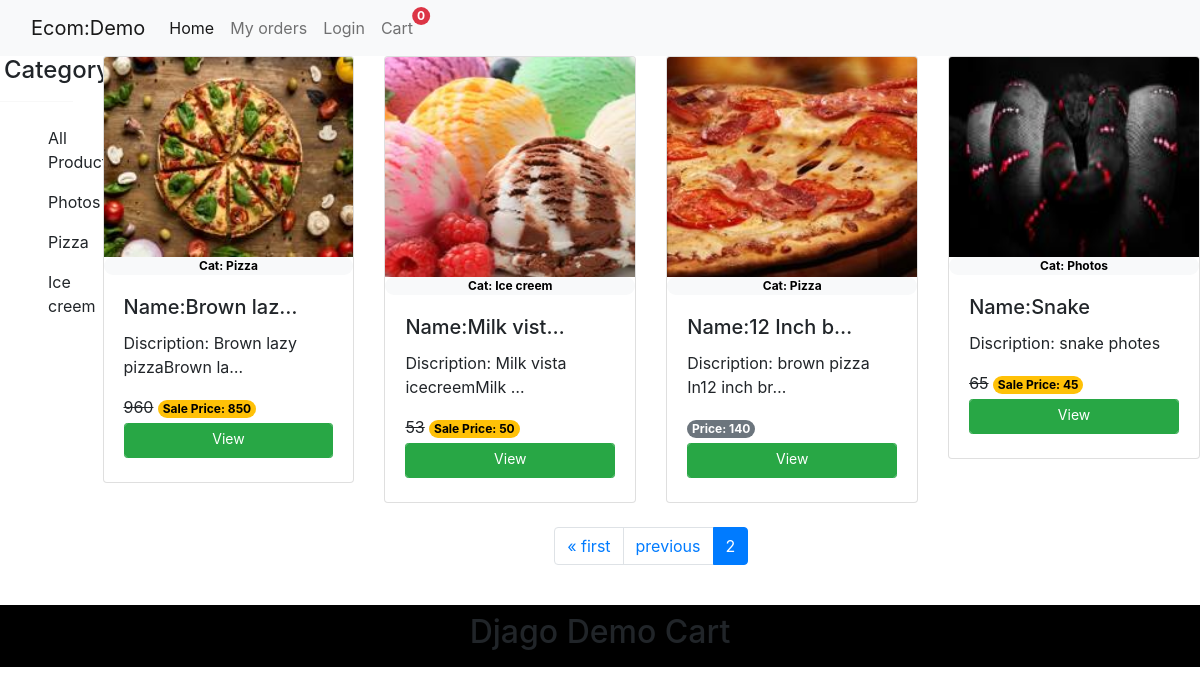
Screenshot of /?page=2 with the database file from the repository.
### store/models.py (models this page shows, shortened)
class Category(models.Model):
    name = models.CharField(max_length=50)
    slug = models.SlugField(unique=True)

class Product(models.Model):
    category = models.ForeignKey(Category, on_delete=models.CASCADE)
    name = models.CharField(max_length=50)
    discription = models.CharField(max_length=500)
    image = models.ImageField(upload_to='static/products/photos')
    price = models.IntegerField()
    sale_price = models.IntegerField(null=True, blank=True)

### store/views.py (the view)
# urls.py: 2. Add a URL to urlpatterns:  path('', views.home, name='home')
def home(request,id=None):
    if id:
        products=Product.objects.all().filter(category__id=id)
    else:
        products = Product.objects.all().order_by('?')
    p=cart_id(request)
    print(request.user)
    paginator =Paginator(products,4)
    page_number = request.GET.get("page")
    page_obj = paginator .get_page(page_number)
    context = {
        'products': products,
        'page_obj':page_obj
    }
    return render(request, 'store/home.html', context)

### cart/context_processor.py (called while the page is built)
def count(request):
    order_count = OrderItem.objects.filter(
        cart__name=request.session.session_key).count()
    return dict(order_count=order_count)

def category(request):
    cat = Category.objects.all()
    return dict(cat=cat)

### cart/views.py (called while the page is built)
def cart_id(request):
    id = request.session.session_key
    if not id:
        id = request.session.create()
    return id

### templates/store/home.html (shortened to what this page needs)
{% extends 'store/base.html' %}
{% block bodyblock %}
<div class="row">
    <div class="col-1">
        <h4 class="text-center ml-1">Category</h4>
        <hr>
        <ul>
            <a class="nav-link" href="/">All Products</a>
            {% for category in cat %}
            <a class="nav-link" href="/{{category.id}}">{{category.name}} </a>
            {% endfor %}
        </ul>
    </div>
    <div class="col-11 mb-2 ">
        <div class="row g-2">
            {% for product in page_obj %}
            <div class="col-3">
                <div class="card">
                    <img src="{{product.image.url}}" class="card-img-top" alt="image"
                        style=" min-width: 200px; min-height: 200px; max-height: 220px;">
                    <span class="badge rounded-pill text-bg-light">Cat: {{product.category.name}} </span>
                    <div class="card-body">
                        <h5 class="card-title">Name:{{product.name | truncatechars:10}} </h5>
                        <p class="card-text">Discription: {{product.discription | truncatechars:25}}
                        </p>
                        {% if product.sale_price %}
                        <del>{{product.price}}</del>
                        <span class="badge rounded-pill text-bg-warning">Sale Price: {{product.sale_price}}</span>
                        {% else %}
                        <span class="badge rounded-pill text-bg-secondary">Price: {{product.price}}</span>
                        {% endif %}
                        <div><a class="btn btn-success btn-sm form-control my-1" href="/product/{{product.id}}">View</a>
                        </div>
                    </div>
                </div>
            </div>
            {% endfor %}
        </div>
        <nav aria-label="Page navigation example ">
            <ul class="pagination justify-content-center my-4">
                {% if page_obj.has_previous %}
                <li class="page-item">
                    <a class="page-link" href="?page=1">&laquo; first</a>
                </li>
                <li class="page-item">
                    <a class="page-link " href="?page={{ page_obj.previous_page_number }}">previous</a>
                </li>
                {% endif %}
                <li class="page-item active" aria-current="page">
                    <a class="page-link" href="">{{ page_obj.number }}
                    </a>
                </li>
            </ul>
        </nav>
    </div>
</div>
<footer>
    <div class="container-fluid" style="background-color: black;">
        <div class="text-center m-2 p-2">
            <h2>Djago Demo Cart</h2>
        </div>
    </div>
</footer>
{% endblock %}

### rows the page displays
Category: name "Photos"
Category: name "Pizza"
Category: name "Ice creem"
Product: image (picture), category.name "Pizza", name "Brown laz…", discription "Brown lazy pizzaBrown la…", price "960", sale_price "850"
Product: image (picture), category.name "Ice creem", name "Milk vist…", discription "Milk vista icecreemMilk …", price "53", sale_price "50"
Product: image (picture), category.name "Pizza", name "12 Inch b…", discription "brown pizza In12 inch br…", price "140"
Product: image (picture), category.name "Photos", name "Snake", discription "snake photes", price "65", sale_price "45"

### other values shown
{{ order_count }} "0"
{{ page_obj.number }} "2"
